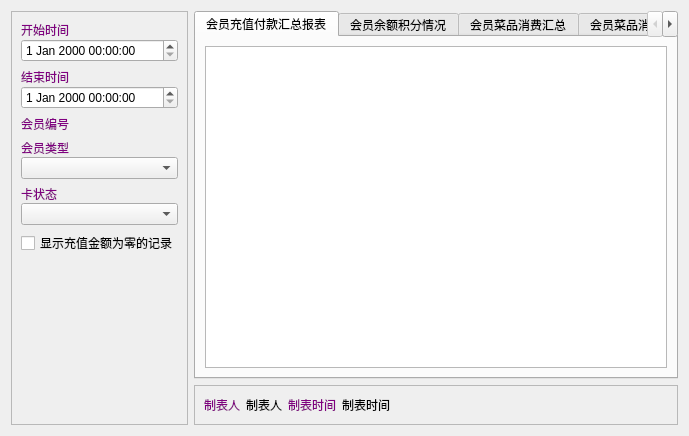
<?xml version="1.0" encoding="UTF-8"?>
<ui version="4.0">
 <class>w_m_member_report_Dialog</class>
 <widget class="QDialog" name="w_m_member_report_Dialog">
  <property name="geometry">
   <rect>
    <x>0</x>
    <y>0</y>
    <width>689</width>
    <height>436</height>
   </rect>
  </property>
  <property name="windowTitle">
   <string>Dialog</string>
  </property>
  <layout class="QHBoxLayout" name="horizontalLayout_2">
   <item>
    <widget class="QFrame" name="frame">
     <property name="minimumSize">
      <size>
       <width>0</width>
       <height>0</height>
      </size>
     </property>
     <property name="maximumSize">
      <size>
       <width>16777215</width>
       <height>16777215</height>
      </size>
     </property>
     <property name="frameShape">
      <enum>QFrame::StyledPanel</enum>
     </property>
     <property name="frameShadow">
      <enum>QFrame::Raised</enum>
     </property>
     <layout class="QVBoxLayout" name="verticalLayout_8">
      <item>
       <widget class="QWidget" name="widget_filter0" native="true">
        <layout class="QVBoxLayout" name="verticalLayout_2">
         <property name="spacing">
          <number>0</number>
         </property>
         <property name="leftMargin">
          <number>0</number>
         </property>
         <property name="topMargin">
          <number>0</number>
         </property>
         <property name="rightMargin">
          <number>0</number>
         </property>
         <property name="bottomMargin">
          <number>0</number>
         </property>
         <item>
          <widget class="QLabel" name="label_5">
           <property name="styleSheet">
            <string notr="true">color:purple;</string>
           </property>
           <property name="text">
            <string>开始时间</string>
           </property>
          </widget>
         </item>
         <item>
          <widget class="lds_datetimeEdit" name="dateTimeEdit"/>
         </item>
        </layout>
       </widget>
      </item>
      <item>
       <widget class="QWidget" name="widget_filter1" native="true">
        <layout class="QVBoxLayout" name="verticalLayout_3">
         <property name="spacing">
          <number>0</number>
         </property>
         <property name="leftMargin">
          <number>0</number>
         </property>
         <property name="topMargin">
          <number>0</number>
         </property>
         <property name="rightMargin">
          <number>0</number>
         </property>
         <property name="bottomMargin">
          <number>0</number>
         </property>
         <item>
          <widget class="QLabel" name="label_10">
           <property name="styleSheet">
            <string notr="true">color:purple;</string>
           </property>
           <property name="text">
            <string>结束时间</string>
           </property>
          </widget>
         </item>
         <item>
          <widget class="lds_datetimeEdit" name="dateTimeEdit_2"/>
         </item>
        </layout>
       </widget>
      </item>
      <item>
       <widget class="QWidget" name="widget_filter2" native="true">
        <layout class="QVBoxLayout" name="verticalLayout_4">
         <property name="spacing">
          <number>0</number>
         </property>
         <property name="leftMargin">
          <number>0</number>
         </property>
         <property name="topMargin">
          <number>0</number>
         </property>
         <property name="rightMargin">
          <number>0</number>
         </property>
         <property name="bottomMargin">
          <number>0</number>
         </property>
         <item>
          <widget class="QLabel" name="label_16">
           <property name="styleSheet">
            <string notr="true">color:purple;</string>
           </property>
           <property name="text">
            <string>会员编号</string>
           </property>
          </widget>
         </item>
         <item>
          <widget class="lds_Select_member_types" name="widget_2" native="true"/>
         </item>
        </layout>
       </widget>
      </item>
      <item>
       <widget class="QWidget" name="widget_filter3" native="true">
        <layout class="QVBoxLayout" name="verticalLayout_6">
         <property name="spacing">
          <number>0</number>
         </property>
         <property name="leftMargin">
          <number>0</number>
         </property>
         <property name="topMargin">
          <number>0</number>
         </property>
         <property name="rightMargin">
          <number>0</number>
         </property>
         <property name="bottomMargin">
          <number>0</number>
         </property>
         <item>
          <widget class="QLabel" name="label_17">
           <property name="styleSheet">
            <string notr="true">color:purple;</string>
           </property>
           <property name="text">
            <string>会员类型</string>
           </property>
          </widget>
         </item>
         <item>
          <widget class="lds_ComboBox" name="comboBox_membertype"/>
         </item>
        </layout>
       </widget>
      </item>
      <item>
       <widget class="QWidget" name="widget_filter4" native="true">
        <layout class="QVBoxLayout" name="verticalLayout_7">
         <property name="spacing">
          <number>0</number>
         </property>
         <property name="leftMargin">
          <number>0</number>
         </property>
         <property name="topMargin">
          <number>0</number>
         </property>
         <property name="rightMargin">
          <number>0</number>
         </property>
         <property name="bottomMargin">
          <number>0</number>
         </property>
         <item>
          <widget class="QLabel" name="label_15">
           <property name="styleSheet">
            <string notr="true">color:purple;</string>
           </property>
           <property name="text">
            <string>卡状态</string>
           </property>
          </widget>
         </item>
         <item>
          <widget class="lds_ComboBox" name="comboBox_13"/>
         </item>
        </layout>
       </widget>
      </item>
      <item>
       <widget class="QCheckBox" name="checkBox">
        <property name="text">
         <string>显示充值金额为零的记录</string>
        </property>
       </widget>
      </item>
      <item>
       <widget class="lds_toolbar" name="widget"/>
      </item>
      <item>
       <spacer name="verticalSpacer">
        <property name="orientation">
         <enum>Qt::Vertical</enum>
        </property>
        <property name="sizeType">
         <enum>QSizePolicy::Preferred</enum>
        </property>
        <property name="sizeHint" stdset="0">
         <size>
          <width>20</width>
          <height>1000</height>
         </size>
        </property>
       </spacer>
      </item>
     </layout>
    </widget>
   </item>
   <item>
    <layout class="QVBoxLayout" name="verticalLayout">
     <item>
      <widget class="QTabWidget" name="tabWidget">
       <property name="currentIndex">
        <number>0</number>
       </property>
       <widget class="QWidget" name="tab">
        <attribute name="title">
         <string>会员充值付款汇总报表</string>
        </attribute>
        <layout class="QVBoxLayout" name="verticalLayout_5">
         <item>
          <widget class="lds_tableview_sum" name="tableView"/>
         </item>
        </layout>
       </widget>
       <widget class="QWidget" name="widget">
        <attribute name="title">
         <string>会员余额积分情况</string>
        </attribute>
        <layout class="QVBoxLayout" name="verticalLayout_9">
         <item>
          <widget class="lds_tableview_sum" name="tableView_2"/>
         </item>
        </layout>
       </widget>
       <widget class="QWidget" name="tab_3">
        <attribute name="title">
         <string>会员菜品消费汇总</string>
        </attribute>
        <layout class="QVBoxLayout" name="verticalLayout_10">
         <item>
          <widget class="lds_tableview_sum" name="tableView_3"/>
         </item>
        </layout>
       </widget>
       <widget class="QWidget" name="tab_4">
        <attribute name="title">
         <string>会员菜品消费明细</string>
        </attribute>
        <layout class="QVBoxLayout" name="verticalLayout_11">
         <item>
          <widget class="lds_tableview_sum" name="tableView_4"/>
         </item>
        </layout>
       </widget>
       <widget class="QWidget" name="tab_5">
        <attribute name="title">
         <string>会员卡量统计</string>
        </attribute>
        <layout class="QVBoxLayout" name="verticalLayout_12">
         <item>
          <widget class="lds_tableview_sum" name="tableView_5"/>
         </item>
        </layout>
       </widget>
       <widget class="QWidget" name="tab_6">
        <attribute name="title">
         <string>会员保本金额</string>
        </attribute>
        <layout class="QVBoxLayout" name="verticalLayout_13">
         <item>
          <widget class="lds_tableview_sum" name="tableView_6"/>
         </item>
        </layout>
       </widget>
      </widget>
     </item>
     <item>
      <widget class="QFrame" name="frame_3">
       <property name="frameShape">
        <enum>QFrame::StyledPanel</enum>
       </property>
       <property name="frameShadow">
        <enum>QFrame::Raised</enum>
       </property>
       <layout class="QHBoxLayout" name="horizontalLayout">
        <item>
         <widget class="QLabel" name="label_11">
          <property name="styleSheet">
           <string notr="true">color:purple;</string>
          </property>
          <property name="text">
           <string>制表人</string>
          </property>
         </widget>
        </item>
        <item>
         <widget class="QLabel" name="label_operator">
          <property name="text">
           <string>制表人</string>
          </property>
         </widget>
        </item>
        <item>
         <widget class="QLabel" name="label_12">
          <property name="styleSheet">
           <string notr="true">color:purple;</string>
          </property>
          <property name="text">
           <string>制表时间</string>
          </property>
         </widget>
        </item>
        <item>
         <widget class="QLabel" name="label_operattime">
          <property name="text">
           <string>制表时间</string>
          </property>
         </widget>
        </item>
        <item>
         <spacer name="horizontalSpacer">
          <property name="orientation">
           <enum>Qt::Horizontal</enum>
          </property>
          <property name="sizeHint" stdset="0">
           <size>
            <width>40</width>
            <height>20</height>
           </size>
          </property>
         </spacer>
        </item>
       </layout>
      </widget>
     </item>
    </layout>
   </item>
  </layout>
 </widget>
 <customwidgets>
  <customwidget>
   <class>lds_toolbar</class>
   <extends>QFrame</extends>
   <header>lds_toolbar.h</header>
   <container>1</container>
  </customwidget>
  <customwidget>
   <class>lds_tableview_sum</class>
   <extends>QTableView</extends>
   <header>lds_tableview_sum.h</header>
  </customwidget>
  <customwidget>
   <class>lds_datetimeEdit</class>
   <extends>QDateTimeEdit</extends>
   <header>lds_datetimeedit.h</header>
  </customwidget>
  <customwidget>
   <class>lds_ComboBox</class>
   <extends>QComboBox</extends>
   <header>lds_combobox.h</header>
  </customwidget>
  <customwidget>
   <class>lds_Select_member_types</class>
   <extends>QWidget</extends>
   <header>lds_select_member_types.h</header>
   <container>1</container>
  </customwidget>
 </customwidgets>
 <tabstops>
  <tabstop>checkBox</tabstop>
  <tabstop>comboBox_13</tabstop>
  <tabstop>comboBox_membertype</tabstop>
  <tabstop>tabWidget</tabstop>
  <tabstop>tableView</tabstop>
  <tabstop>dateTimeEdit</tabstop>
  <tabstop>dateTimeEdit_2</tabstop>
  <tabstop>tableView_6</tabstop>
  <tabstop>tableView_5</tabstop>
  <tabstop>tableView_2</tabstop>
  <tabstop>tableView_4</tabstop>
  <tabstop>tableView_3</tabstop>
 </tabstops>
 <resources/>
 <connections/>
</ui>
